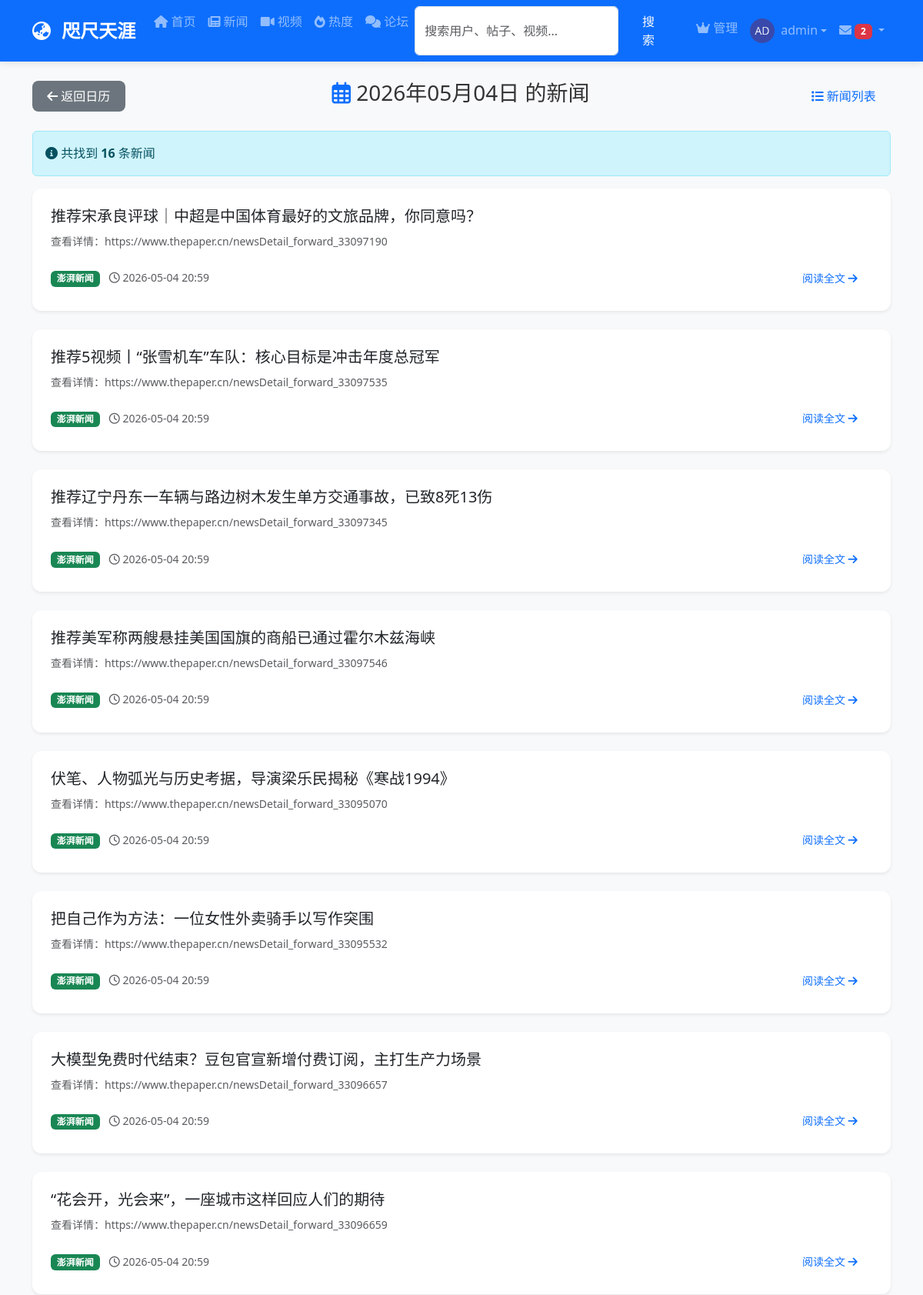
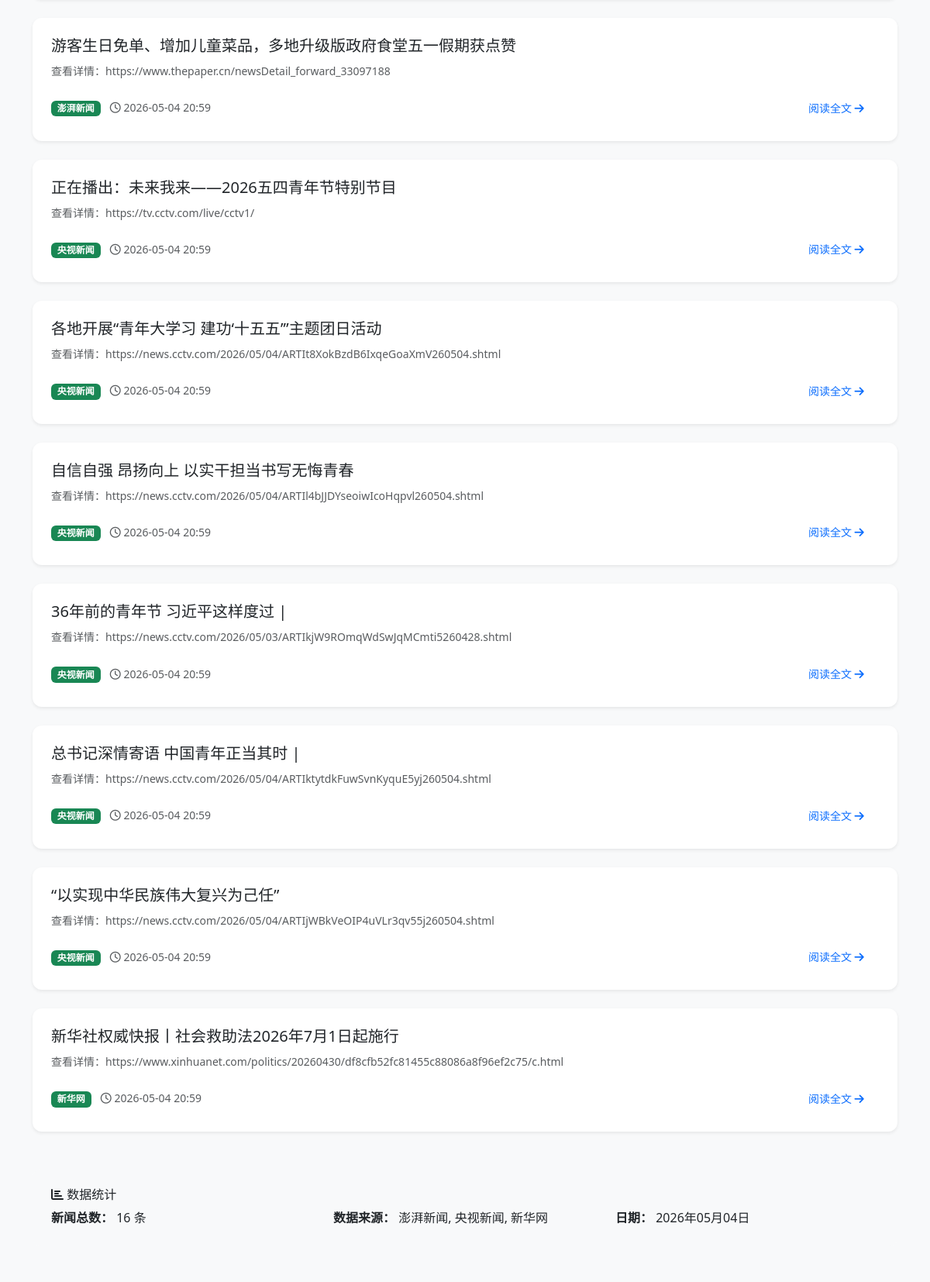
The page /news/date/2026-05-04 (signed in, upper part) on the database its author committed (2 pictures, top to bottom).
### models/__init__.py (models this page shows, shortened)
class User(UserMixin, db.Model):
    __tablename__ = 'users'
    id = db.Column(db.Integer, primary_key=True)
    username = db.Column(db.String(80), unique=True, nullable=False)
    email = db.Column(db.String(120), unique=True, nullable=False)
    password_hash = db.Column(db.String(120), nullable=False)
    avatar = db.Column(db.String(200), default='default_avatar.png')
    bio = db.Column(db.Text, default='')
    location = db.Column(db.String(100))
    website = db.Column(db.String(200))
    is_active = db.Column(db.Boolean, default=True)  # 用户是否被封禁
    is_banned = db.Column(db.Boolean, default=False)  # 是否被完全封禁
    can_post = db.Column(db.Boolean, default=True)    # 是否可以发帖
    can_video = db.Column(db.Boolean, default=True)   # 是否可以发视频
    can_comment = db.Column(db.Boolean, default=True)  # 是否可以评论
    is_admin = db.Column(db.Boolean, default=False)   # 是否为管理员
    join_date = db.Column(FlexibleDateTime, default=datetime.now)
    last_seen = db.Column(FlexibleDateTime, default=datetime.now)
    posts = db.relationship('Post', backref='author',
                            lazy=True, foreign_keys='Post.author_id')
    videos = db.relationship('Video', backref='uploader',
                             lazy=True, foreign_keys='Video.uploader_id')
    comments = db.relationship(
        'Comment', lazy=True, foreign_keys='Comment.author_id')
    sent_messages = db.relationship(
        'Message', backref='sender', lazy=True, foreign_keys='Message.sender_id')
    received_messages = db.relationship(
        'Message', backref='recipient', lazy=True, foreign_keys='Message.recipient_id')
    followers = db.relationship(
        'User', secondary='follows',
        primaryjoin='(Follows.followed_id == User.id)',  # 被关注的人
        secondaryjoin='(Follows.follower_id == User.id)',  # 关注者
        backref=db.backref('followed', lazy='dynamic'),
        lazy='dynamic'
    )
    post_likes = db.relationship('PostLike', backref='user', lazy=True)
    video_likes = db.relationship('VideoLike', backref='user', lazy=True)
    def unread_messages_count(self):
        return Message.query.filter_by(
            recipient_id=self.id,
            is_read=False
        ).count()

class News(db.Model):
    __tablename__ = 'news'
    id = db.Column(db.Integer, primary_key=True)
    title = db.Column(db.String(200), nullable=False)
    content = db.Column(db.Text, nullable=False)
    summary = db.Column(db.String(500))  # 新闻摘要
    image_url = db.Column(db.String(200))  # 新闻配图
    source = db.Column(db.String(100))  # 新闻来源
    url = db.Column(db.String(500), default='')  # 原文链接
    timestamp = db.Column(FlexibleDateTime, index=True,
                          default=datetime.now)
    views = db.Column(db.Integer, default=0)  # 阅读次数
    likes_count = db.Column(db.Integer, default=0)
    comments_count = db.Column(db.Integer, default=0)  # 评论数
    news_likes_rel = db.relationship(
        'NewsLike', back_populates='news', overlaps="likes")
    news_comments = db.relationship(
        'Comment', lazy=True, foreign_keys='Comment.news_id')

### routes/news.py (the view)
@news_bp.route('/date/<date_str>')
def news_by_date(date_str):
    try:
        target_date = datetime.strptime(date_str, '%Y-%m-%d').date()
        day_news = News.query.filter(
            db.func.date(News.timestamp) == target_date
        ).order_by(News.timestamp.desc()).all()
        return render_template('news_by_date.html',
                               target_date=target_date,
                               news_items=day_news)
    except Exception as e:
        flash(f'日期格式错误：{str(e)}', 'danger')
        return redirect(url_for('news'))

### app.py (called while the page is built)
@login_manager.user_loader
def load_user(user_id):
    return User.query.get(int(user_id))

@app.before_request
def check_user_permissions():
    if current_user.is_authenticated:
        if current_user.is_banned:
            from flask_login import logout_user
            logout_user()
            flash('您的账户已被封禁，请联系管理员解封。', 'danger')
            return redirect(url_for('login'))
        request_path = request.path
        if not current_user.can_post and request_path in ['/create_post', '/edit_post']:
            flash('您的发帖功能已被封禁，请联系管理员解封。', 'danger')
            return redirect(url_for('index'))
        if not current_user.can_video and request_path in ['/upload_video', '/edit_video']:
            flash('您的视频上传功能已被封禁，请联系管理员解封。', 'danger')
            return redirect(url_for('index'))
        if not current_user.can_comment and 'add_comment' in request_path:
            flash('您的评论功能已被封禁，请联系管理员解封。', 'danger')
            return redirect(request.referrer or url_for('index'))

@app.template_global()
def get_avatar_url(avatar_filename):
    if not avatar_filename:
        return "/static/uploads/avatars/default_avatar.png"
    avatar_filename = avatar_filename.replace('/static/uploads/avatars/', '').replace(
        'static/uploads/avatars/', '').replace('uploads/avatars/', '')
    return f"/static/uploads/avatars/{avatar_filename}"

@app.context_processor
def inject_news_utils():
    def get_last_news_update():
        """获取最新新闻的更新时间"""
        latest_news = News.query.order_by(News.timestamp.desc()).first()
        if latest_news:
            return latest_news.timestamp.strftime('%Y-%m-%d %H:%M')
        return None
    return dict(get_last_news_update=get_last_news_update)

### models/__init__.py (called while the page is built, shortened)
    def process_result_value(self, value, dialect):
        if value is None or value == '':
            return datetime.now()  # 使用本地时间
        return value

### templates/news_by_date.html (shortened to what this page needs)
{% extends "base.html" %}  {% block content %}
<div class="container mt-4">
  <div class="row mb-4">
    <div class="col-md-12">
      <div class="d-flex justify-content-between align-items-center">
        <a
          href="{{ url_for('news_routes.news_calendar') }}"
          class="btn btn-secondary"
        >
          <i class="fas fa-arrow-left"></i> 返回日历
        </a>
        <h3>
          <i class="far fa-calendar-alt text-primary"></i>
          {{ target_date.strftime('%Y年%m月%d日') }} 的新闻
        </h3>
        <a href="{{ url_for('news') }}" class="btn btn-outline-primary">
          <i class="fas fa-list"></i> 新闻列表
        </a>
      </div>
    </div>
  </div>
  {% if news_items %}
  <div class="alert alert-info">
    <i class="fas fa-info-circle"></i>
    共找到 <strong>{{ news_items|length }}</strong> 条新闻
  </div>
  <div class="row">
    {% for news in news_items %}
    <div class="col-md-12 mb-4">
      <div class="card shadow-sm">
        {% if news.image_url %}
        <div class="row g-0">
          <div class="col-md-4">
            <img
              src="{{ news.image_url }}"
              class="img-fluid rounded-start h-100 object-fit-cover"
              alt="{{ news.title }}"
              style="min-height: 200px; max-height: 300px"
              onerror="this.onerror=null; this.src='https://via.placeholder.com/400x200/cccccc/666666?text=图片加载失败';"
            />
          </div>
          <div class="col-md-8">
            <div class="card-body">
              <h5 class="card-title">
                <a
                  href="{{ url_for('news_detail', news_id=news.id) }}"
                  class="text-decoration-none text-dark"
                >
                  {{ news.title }}
                </a>
              </h5>
              <p class="card-text text-muted">
                <small
                  >{{ news.summary or news.content[:150] + "..." if
                  news.content|length > 150 else news.content }}</small
                >
              </p>
              <div class="d-flex justify-content-between align-items-center">
                <div>
                  <span class="badge bg-success me-2">{{ news.source }}</span>
                  <small class="text-muted">
                    <i class="far fa-clock"></i>
                    {{ news.timestamp.strftime('%H:%M') }}
                  </small>
                </div>
                <a
                  href="{{ url_for('news_detail', news_id=news.id) }}"
                  class="btn btn-sm btn-outline-primary"
                >
                  阅读全文 <i class="fas fa-arrow-right"></i>
                </a>
              </div>
            </div>
          </div>
        </div>
        {% else %}
        <div class="card-body">
          <h5 class="card-title">
            <a
              href="{{ url_for('news_detail', news_id=news.id) }}"
              class="text-decoration-none text-dark"
            >
              {{ news.title }}
            </a>
          </h5>
          <p class="card-text text-muted">
            <small
              >{{ news.summary or news.content[:200] + "..." if
              news.content|length > 200 else news.content }}</small
            >
          </p>
          <div class="d-flex justify-content-between align-items-center">
            <div>
              <span class="badge bg-success me-2">{{ news.source }}</span>
              <small class="text-muted">
                <i class="far fa-clock"></i>
                {{ news.timestamp.strftime('%Y-%m-%d %H:%M') }}
              </small>
            </div>
            <a
              href="{{ url_for('news_detail', news_id=news.id) }}"
              class="btn btn-sm btn-outline-primary"
            >
              阅读全文 <i class="fas fa-arrow-right"></i>
            </a>
          </div>
        </div>
        {% endif %}
      </div>
    </div>
    {% endfor %}
  </div>
  {% else %}
  <div class="alert alert-warning">
    <i class="fas fa-exclamation-triangle"></i>
    这一天还没有新闻，过些天再来看看吧！
  </div>
  {% endif %}
  {% if news_items %}
  <div class="card bg-light mt-4">
    <div class="card-body">
      <h6><i class="fas fa-chart-bar"></i> 数据统计</h6>
      <div class="row">
        <div class="col-md-4">
          <p class="mb-0">
            <strong>新闻总数：</strong> {{ news_items|length }} 条
          </p>
        </div>
        <div class="col-md-4">
          <p class="mb-0">
            <strong>数据来源：</strong>
            {% set sources = namespace(list=[]) %} {% for news_item in
            news_items %} {% if news_item.source not in sources.list %} {% set
            sources.list = sources.list + [news_item.source] %} {% endif %} {%
            endfor %} {{ sources.list|join(', ') }}
          </p>
        </div>
        <div class="col-md-4">
          <p class="mb-0">
            <strong>日期：</strong> {{ target_date.strftime('%Y年%m月%d日') }}
          </p>
        </div>
      </div>
    </div>
  </div>
  {% endif %}
</div>
{% endblock %}

### templates/base.html (shortened to what this page needs)
<!DOCTYPE html>
<html lang="zh-CN">
  <head>
    <link
      href="{{ url_for('static', filename='css/bootstrap.min.css') }}"
      rel="stylesheet"
    />
    <link
      rel="stylesheet"
      href="{{ url_for('static', filename='css/style.css') }}"
    />
    <link
      rel="stylesheet"
      href="https://cdnjs.cloudflare.com/ajax/libs/font-awesome/6.0.0/css/all.min.css"
    />
  </head>
  <body>
    <nav class="navbar navbar-expand-lg navbar-dark bg-primary sticky-top">
      <div class="container">
        <a class="navbar-brand" href="{{ url_for('index') }}">
          <i class="fas fa-globe-asia me-2"></i> 咫尺天涯
        </a>
        <div class="collapse navbar-collapse" id="navbarNav">
          <ul class="navbar-nav me-auto">
            <li class="nav-item">
              <a class="nav-link" href="{{ url_for('index') }}"
                ><i class="fas fa-home"></i> 首页</a
              >
            </li>
            <li class="nav-item">
              <a class="nav-link" href="{{ url_for('news') }}"
                ><i class="fas fa-newspaper"></i> 新闻</a
              >
            </li>
            <li class="nav-item">
              <a class="nav-link" href="{{ url_for('videos') }}"
                ><i class="fas fa-video"></i> 视频</a
              >
            </li>
            <li class="nav-item">
              <a class="nav-link" href="{{ url_for('trending') }}"
                ><i class="fas fa-fire"></i> 热度</a
              >
            </li>
            <li class="nav-item">
              <a class="nav-link" href="{{ url_for('forum') }}"
                ><i class="fas fa-comments"></i> 论坛</a
              >
            </li>
            <li class="nav-item">
              <form
                class="d-flex"
                action="{{ url_for('search') }}"
                method="get"
              >
                <input
                  class="form-control me-2"
                  type="search"
                  name="q"
                  placeholder="搜索用户、帖子、视频..."
                  aria-label="Search"
                />
                <button class="btn btn-outline-light" type="submit">
                  搜索
                </button>
              </form>
            </li>
          </ul>
          <ul class="navbar-nav ms-auto">
            {% if current_user.is_authenticated %} {% if current_user.is_admin
            %}
            <li class="nav-item">
              <a class="nav-link" href="{{ url_for('admin') }}"
                ><i class="fas fa-crown"></i> 管理</a
              >
            </li>
            {% endif %}
            <li class="nav-item dropdown">
              <a
                class="nav-link dropdown-toggle d-flex align-items-center"
                href="#"
                id="navbarDropdown"
                role="button"
                data-bs-toggle="dropdown"
              >
                <img
                  src="{{ get_avatar_url(current_user.avatar) }}"
                  class="user-avatar-sm me-2"
                  alt="头像"
                />
                {{ current_user.username }}
              </a>
            </li>
            {% endif %}
          </ul>
          {% if current_user.is_authenticated %}
          <ul class="navbar-nav">
            <li class="nav-item dropdown">
              <a
                class="nav-link dropdown-toggle"
                href="#"
                id="messagesDropdown"
                role="button"
                data-bs-toggle="dropdown"
                aria-expanded="false"
              >
                <i class="fas fa-envelope"></i>
                {% if current_user.unread_messages_count() > 0 %}
                <span class="badge bg-danger"
                  >{{ current_user.unread_messages_count() }}</span
                >
                {% endif %}
              </a>
                {% set unread_messages = [] %} {% for msg in
                current_user.received_messages %} {% if not msg.is_read %} {% if
                unread_messages|length < 5 %} {% set _ =
                unread_messages.append(msg) %} {% endif %} {% endif %} {% endfor
                %}
            </li>
          </ul>
          {% endif %}
        </div>
      </div>
    </nav>
    <main>{% block content %}{% endblock %}</main>
  </body>
</html>

### static/css/style.css (style rules this page uses)
:root { --primary-color: #0d6efd; --secondary-color: #6c757d; --success-color: #198754; --info-color: #0dcaf0; --warning-color: #ffc107; --danger-color: #dc3545; --light-color: #f8f9fa; --dark-color: #212529; }
body { font-family: 'Segoe UI', Tahoma, Geneva, Verdana, sans-serif; background-color: #f8f9fa; color: #333; line-height: 1.6; padding-top: 0; margin: 0; }
.navbar { box-shadow: 0 2px 10px rgba(0,0,0,.1); z-index: 1000; }
.navbar-brand { font-weight: 700; font-size: 1.5rem; }
.card { border: none; border-radius: 12px; transition: transform 0.3s ease, box-shadow 0.3s ease; background-color: #ffffff; }
.card-body { padding: 1.5rem; }
.btn { border-radius: 8px; padding: 0.5rem 1.2rem; font-weight: 500; transition: all 0.3s ease; border: none; }
.user-avatar-sm { width: 32px; height: 32px; border-radius: 50%; object-fit: cover; }

### templates/base.html (style rules this page uses)
.user-avatar-sm { width: 32px; height: 32px; border-radius: 50%; object-fit: cover; }

### rows shown on the page
User: avatar (picture), username "admin"
News: title "推荐宋承良评球｜中超是中国体育最好的文旅品牌，你同意吗？", content "查看详情：https://www.thepaper.cn/newsDetail_forward_33097190", source "澎湃新闻", timestamp "2026-05-04 20:59"
News: title "推荐5视频丨“张雪机车”车队：核心目标是冲击年度总冠军", content "查看详情：https://www.thepaper.cn/newsDetail_forward_33097535", source "澎湃新闻", timestamp "2026-05-04 20:59"
News: title "推荐辽宁丹东一车辆与路边树木发生单方交通事故，已致8死13伤", content "查看详情：https://www.thepaper.cn/newsDetail_forward_33097345", source "澎湃新闻", timestamp "2026-05-04 20:59"
News: title "推荐美军称两艘悬挂美国国旗的商船已通过霍尔木兹海峡", content "查看详情：https://www.thepaper.cn/newsDetail_forward_33097546", source "澎湃新闻", timestamp "2026-05-04 20:59"
News: title "伏笔、人物弧光与历史考据，导演梁乐民揭秘《寒战1994》", content "查看详情：https://www.thepaper.cn/newsDetail_forward_33095070", source "澎湃新闻", timestamp "2026-05-04 20:59"
News: title "把自己作为方法：一位女性外卖骑手以写作突围", content "查看详情：https://www.thepaper.cn/newsDetail_forward_33095532", source "澎湃新闻", timestamp "2026-05-04 20:59"
News: title "大模型免费时代结束？豆包官宣新增付费订阅，主打生产力场景", content "查看详情：https://www.thepaper.cn/newsDetail_forward_33096657", source "澎湃新闻", timestamp "2026-05-04 20:59"
News: title "“花会开，光会来”，一座城市这样回应人们的期待", content "查看详情：https://www.thepaper.cn/newsDetail_forward_33096659", source "澎湃新闻", timestamp "2026-05-04 20:59"
News: title "游客生日免单、增加儿童菜品，多地升级版政府食堂五一假期获点赞", content "查看详情：https://www.thepaper.cn/newsDetail_forward_33097188", source "澎湃新闻", timestamp "2026-05-04 20:59"
News: title "正在播出：未来我来——2026五四青年节特别节目", content "查看详情：https://tv.cctv.com/live/cctv1/", source "央视新闻", timestamp "2026-05-04 20:59"
News: title "各地开展“青年大学习 建功‘十五五’”主题团日活动", content "查看详情：https://news.cctv.com/2026/05/04/ARTIt8XokBzdB6IxqeGoaXmV260504.shtml", source "央视新闻", timestamp "2026-05-04 20:59"
News: title "自信自强 昂扬向上 以实干担当书写无悔青春", content "查看详情：https://news.cctv.com/2026/05/04/ARTIl4bJJDYseoiwIcoHqpvl260504.shtml", source "央视新闻", timestamp "2026-05-04 20:59"
News: title "36年前的青年节 习近平这样度过 |", content "查看详情：https://news.cctv.com/2026/05/03/ARTIkjW9ROmqWdSwJqMCmti5260428.shtml", source "央视新闻", timestamp "2026-05-04 20:59"
News: title "总书记深情寄语 中国青年正当其时 |", content "查看详情：https://news.cctv.com/2026/05/04/ARTIktytdkFuwSvnKyquE5yj260504.shtml", source "央视新闻", timestamp "2026-05-04 20:59"
News: title "“以实现中华民族伟大复兴为己任”", content "查看详情：https://news.cctv.com/2026/05/04/ARTIjWBkVeOIP4uVLr3qv55j260504.shtml", source "央视新闻", timestamp "2026-05-04 20:59"
News: title "新华社权威快报丨社会救助法2026年7月1日起施行", content "查看详情：https://www.xinhuanet.com/politics/20260430/df8cfb52fc81455c88086a8f96ef2c75/c.html", source "新华网", timestamp "2026-05-04 20:59"

### other values the page prints
{{ current_user.unread_messages_count() }} "2"
{{ target_date.strftime('%Y年%m月%d日') }} "2026年05月04日"
{{ news_items|length }} "16"
{{ sources.list|join(', ') }} "澎湃新闻, 央视新闻, 新华网"
